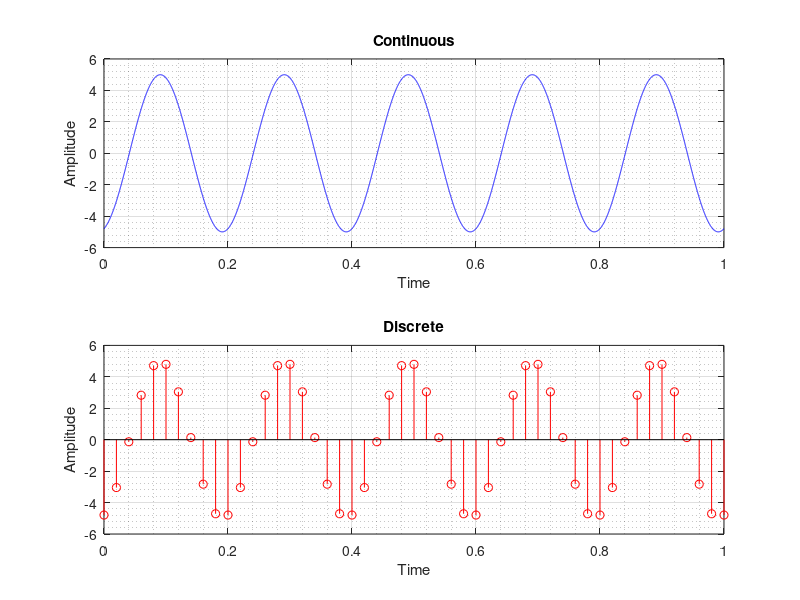

Reproduce this figure in MATLAB.
% Program to generate Sine wave signal of given amplitude, frequency and phase change
clc; clear all;

% Inputs :
amp = input('Amplitude : ');
freq = input('Frequency : ');
phase = input('Phase Change (radians) : ');

t = 0:0.0001:5/freq; % Time, Sampled after 0.0001 sec. for 5 time periods
f = amp*sin(2*pi*freq*t + phase); % Sine function, input : radians
figure('Name','Sine Wave','NumberTitle','off','Color','w')
subplot(2,1,1);
plot(t,f,'b'), grid on, grid minor % continuous line 2D plot
title('Continuous')
xlabel('Time')
ylabel('Amplitude')

t = 0:0.1/freq:5/freq; % Time, Sampled 10 times in a time period for 5 time periods
f = amp*sin(2*pi*freq*t + phase); % Sine function, input : radians
subplot(2,1,2);
stem(t,f,'r'), grid on, grid minor % discrete data 2D plot
title('Discrete')
xlabel('Time')
ylabel('Amplitude')
